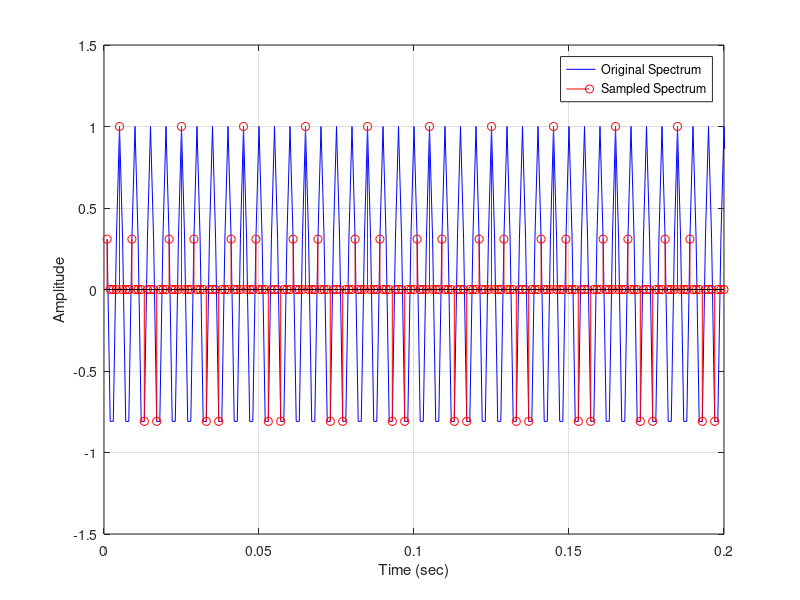
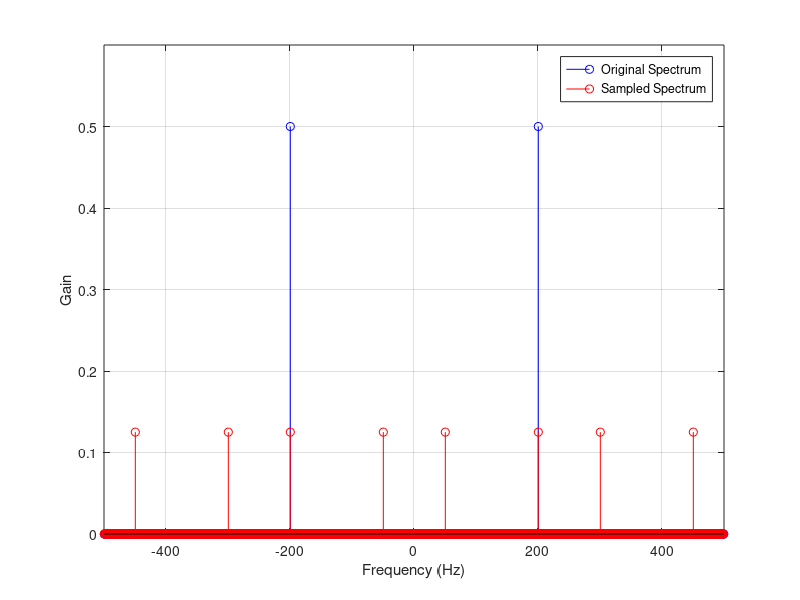

Reproduce these figures in MATLAB, in order. (Note: this script raises an error after producing the figures.)
Fd = 1000;
Fs_downsampled = 250;
td = 1/Fd;
ts_downsampled = 1/Fs_downsampled;
T = 1;
t = td:td:T;
f_m = 200;

xsig = cos(2*pi*f_m*t);
length_xsig = length(xsig);
Nfactor = ts_downsampled/td;
x_sig_downsampled = downsample(xsig,Nfactor);
xsig_sampled = upsample(x_sig_downsampled,Nfactor);

f_sig = (-(length_xsig-1)/2:(length_xsig-1)/2)*(Fd/length_xsig);
fre_xsig = fftshift(fft(xsig, length_xsig));
fre_xsig_downsampled = fftshift(fft(xsig_sampled, length_xsig));

figure
plot(t, xsig, 'b')
hold on
stem(t, xsig_sampled, 'r')
grid on
legend('Original Spectrum', 'Sampled Spectrum')
xlabel('Time (sec)')
ylabel('Amplitude')
xlim([0 0.2])
ylim([-1.5 1.5])

figure
stem(f_sig, abs(fre_xsig)/length_xsig, 'b')
hold on
stem(f_sig, abs(fre_xsig_downsampled)/length_xsig, 'r')
grid on
legend('Original Spectrum', 'Sampled Spectrum')
xlabel('Frequency (Hz)')
ylabel('Gain')
axis([-500 500 0 0.6])

f_cutoff = 70;
f_stop = 110;
lpFilt = designfilt('lowpassfir','PassbandFrequency', f_cutoff, 'StopbandFrequency', f_stop, 'SampleRate',Fd);
fvtool(lpFilt)
filtered_x_sig_downsampled = Nfactor.*filter(lpFilt,xsig_sampled);
fre_filtered_x_sig_downsampled = fftshift(fft(filtered_x_sig_downsampled,length_xsig));

figure
plot(t, xsig, 'b')
hold on
plot(t, filtered_x_sig_downsampled, 'r')
grid on
legend('Original Spectrum', 'Recovered Signal')
xlabel('Time (sec)')
ylabel('Amplitude')
xlim([0 0.2])
ylim([-1.5 1.5])

figure
stem(f_sig, abs(fre_xsig)/length_xsig, 'b')
hold on
stem(f_sig, abs(fre_filtered_x_sig_downsampled)/length_xsig, 'r')
grid on
legend('Original Spectrum', 'Recovered Spectrum')
xlabel('Frequency (Hz)')
ylabel('Gain')
axis([-500 500 0 0.6])



%%%%%%%%%%%%%%%%%%%%%%%%%%%%%%%%%%%%%%%%%%%%%%%%%%%%%%%%%%%%%%%%%%%%%%%%%%%



Fd = 1000;
Fs_downsampled = 200;
td = 1/Fd;
ts_downsampled = 1/Fs_downsampled;
T = 1;
t = td:td:T;
f_m = 10;

xsig = square(2*pi*f_m*t);
length_xsig = length(xsig);
Nfactor = ts_downsampled/td;
x_sig_downsampled = downsample(xsig,Nfactor);
xsig_sampled = upsample(x_sig_downsampled,Nfactor);

f_sig = (-(length_xsig-1)/2:(length_xsig-1)/2)*(Fd/length_xsig);
fre_xsig = fftshift(fft(xsig, length_xsig));
fre_xsig_downsampled = fftshift(fft(xsig_sampled, length_xsig));

figure
plot(t, xsig, 'b')
hold on
stem(t, xsig_sampled, 'r')
grid on
legend('Original Spectrum', 'Sampled Spectrum')
xlabel('Time (sec)')
ylabel('Amplitude')
xlim([0 0.2])
ylim([-1.5 1.5])

figure
stem(f_sig, abs(fre_xsig)/length_xsig, 'b')
hold on
stem(f_sig, abs(fre_xsig_downsampled)/length_xsig, 'r')
grid on
legend('Original Spectrum', 'Sampled Spectrum')
xlabel('Frequency (Hz)')
ylabel('Gain')
axis([-500 500 0 0.7])

f_cutoff = 52;
f_stop = 68;
lpFilt = designfilt('lowpassfir','PassbandFrequency', f_cutoff, 'StopbandFrequency', f_stop, 'SampleRate',Fd);
fvtool(lpFilt)
filtered_x_sig_downsampled = Nfactor.*filter(lpFilt,xsig_sampled);
fre_filtered_x_sig_downsampled = fftshift(fft(filtered_x_sig_downsampled,length_xsig));

figure
plot(t, xsig, 'b')
hold on
plot(t, filtered_x_sig_downsampled, 'r')
grid on
legend('Original Spectrum', 'Recovered Signal')
xlabel('Time (sec)')
ylabel('Amplitude')
xlim([0 0.2])
ylim([-1.5 1.5])

figure
stem(f_sig, abs(fre_xsig)/length_xsig, 'b')
hold on
stem(f_sig, abs(fre_filtered_x_sig_downsampled)/length_xsig, 'r')
grid on
legend('Original Spectrum', 'Recovered Spectrum')
xlabel('Frequency (Hz)')
ylabel('Gain')
axis([-500 500 0 0.7])